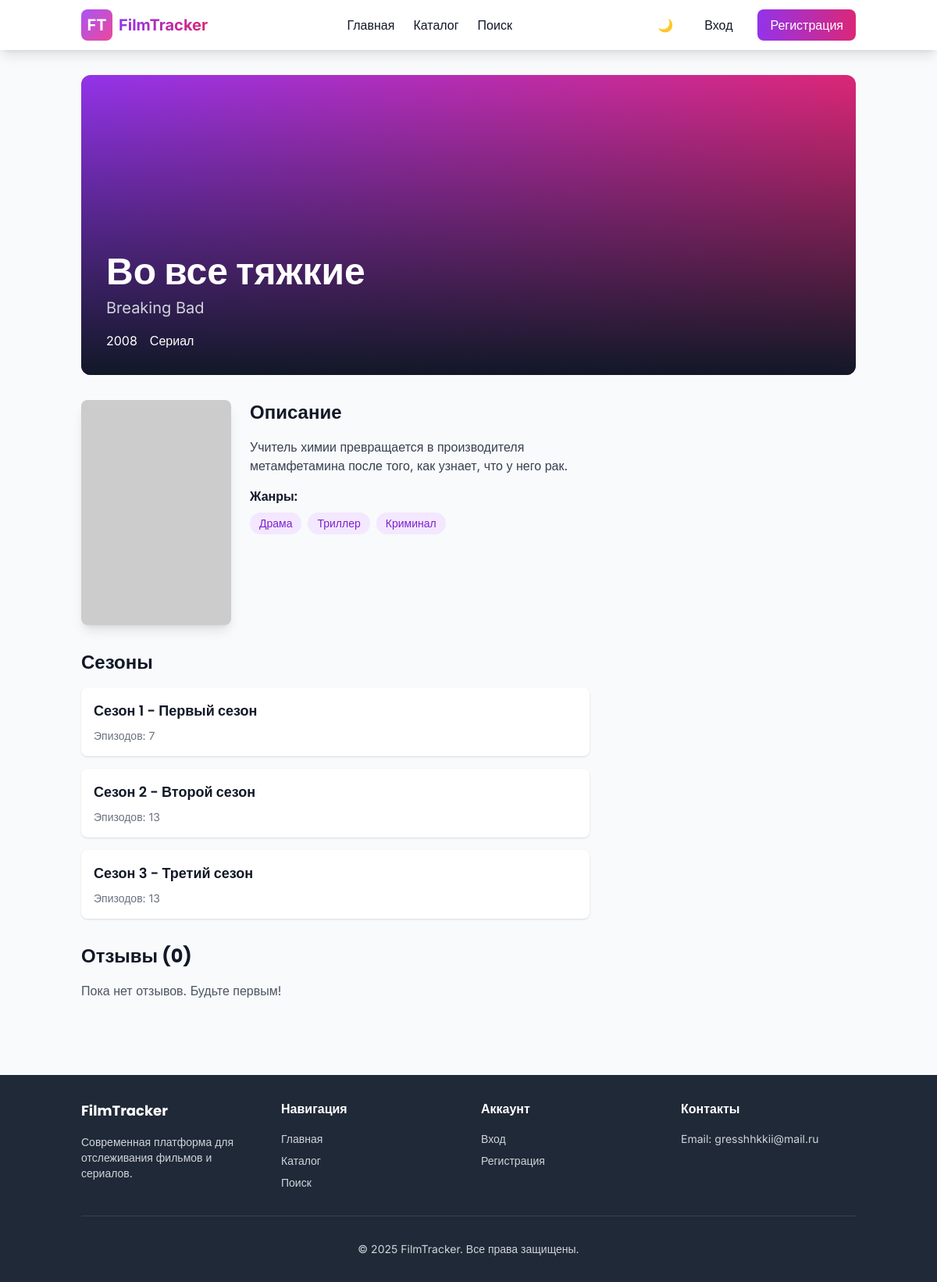
Screenshot of /media?id=6 with the database file from the repository.
### tables this page shows
CREATE TABLE IF NOT EXISTS `media` (
    `id` INT UNSIGNED NOT NULL AUTO_INCREMENT,
    `title` VARCHAR(255) NOT NULL,
    `original_title` VARCHAR(255) DEFAULT NULL,
    `type` ENUM('movie', 'series') NOT NULL,
    `description` TEXT,
    `release_year` INT UNSIGNED,
    `duration` INT UNSIGNED DEFAULT NULL COMMENT 'Минуты для фильмов',
    `poster_url` VARCHAR(500) DEFAULT NULL,
    `backdrop_url` VARCHAR(500) DEFAULT NULL,
    `tmdb_id` INT UNSIGNED DEFAULT NULL,
    `imdb_id` VARCHAR(20) DEFAULT NULL,
    `imdb_rating` DECIMAL(3,1) DEFAULT NULL,
    `created_at` TIMESTAMP DEFAULT CURRENT_TIMESTAMP,
    `updated_at` TIMESTAMP DEFAULT CURRENT_TIMESTAMP ON UPDATE CURRENT_TIMESTAMP,
    PRIMARY KEY (`id`),
    INDEX `idx_type` (`type`),
    INDEX `idx_release_year` (`release_year`),
    INDEX `idx_tmdb_id` (`tmdb_id`),
    FULLTEXT `idx_search` (`title`, `original_title`, `description`)
);

CREATE TABLE IF NOT EXISTS `genres` (
    `id` INT UNSIGNED NOT NULL AUTO_INCREMENT,
    `name` VARCHAR(100) NOT NULL UNIQUE,
    `name_ru` VARCHAR(100) DEFAULT NULL,
    `slug` VARCHAR(100) NOT NULL UNIQUE,
    PRIMARY KEY (`id`),
    INDEX `idx_slug` (`slug`)
);

CREATE TABLE IF NOT EXISTS `seasons` (
    `id` INT UNSIGNED NOT NULL AUTO_INCREMENT,
    `media_id` INT UNSIGNED NOT NULL,
    `season_number` INT UNSIGNED NOT NULL,
    `title` VARCHAR(255) DEFAULT NULL,
    `description` TEXT,
    `episode_count` INT UNSIGNED DEFAULT 0,
    `air_date` DATE DEFAULT NULL,
    `poster_url` VARCHAR(500) DEFAULT NULL,
    PRIMARY KEY (`id`),
    FOREIGN KEY (`media_id`) REFERENCES `media`(`id`) ON DELETE CASCADE,
    UNIQUE KEY `unique_season` (`media_id`, `season_number`),
    INDEX `idx_media_id` (`media_id`)
);

### includes/database.php (called while the page is built, shortened)
<?php
class Database {
    private static $instance = null;
    private $connection;
    private function __construct() {
        try {
            $dsn = "mysql:host=" . DB_HOST . ";dbname=" . DB_NAME . ";charset=" . DB_CHARSET;
            $options = [
                PDO::ATTR_ERRMODE => PDO::ERRMODE_EXCEPTION,
                PDO::ATTR_DEFAULT_FETCH_MODE => PDO::FETCH_ASSOC,
                PDO::ATTR_EMULATE_PREPARES => false,
                PDO::MYSQL_ATTR_INIT_COMMAND => "SET NAMES " . DB_CHARSET
            ];
            $this->connection = new PDO($dsn, DB_USER, DB_PASS, $options);
        } catch (PDOException $e) {
            if (DEBUG_MODE) {
                die("Ошибка подключения к базе данных: " . $e->getMessage());
            } else {
                die("Ошибка подключения к базе данных. Обратитесь к администратору.");
            }
        }
    }
    public static function getInstance() {
        if (self::$instance === null) {
            self::$instance = new self();
        }
        return self::$instance;
    }
    public function query($sql, $params = []) {
        try {
            $stmt = $this->connection->prepare($sql);
            $result = $stmt->execute($params);
            return $stmt;
        } catch (PDOException $e) {
            if (DEBUG_MODE) {
                error_log("SQL Error: " . $e->getMessage() . " | Query: " . $sql . " | Params: " . print_r($params, true));
            }
            throw $e;
        }
    }
    public function fetchOne($sql, $params = []) {
        $stmt = $this->query($sql, $params);
        return $stmt->fetch();
    }
    public function fetchAll($sql, $params = []) {
        $stmt = $this->query($sql, $params);
        return $stmt->fetchAll();
    }
}

### includes/functions.php (called while the page is built, shortened)
<?php
function e($string) {
    return htmlspecialchars($string, ENT_QUOTES, 'UTF-8');
}
function getPosterUrl($poster_url) {
    if (empty($poster_url)) {
        return 'https://via.placeholder.com/300x450/667eea/ffffff?text=No+Poster';
    }
    return BASE_URL . '/public/uploads/posters/' . $poster_url;
}
function getMediaTypeRu($type) {
    return $type === 'movie' ? 'Фильм' : 'Сериал';
}

### pages/media/view.php (the view, shortened to what this page needs)
<?php
$media_id = $_GET['id'] ?? 0;
$db = Database::getInstance();
$media = $db->fetchOne("SELECT * FROM media WHERE id = ?", [$media_id]);
$genres = $db->fetchAll(
    "SELECT g.name, g.name_ru FROM genres g
     JOIN media_genres mg ON g.id = mg.genre_id
     WHERE mg.media_id = ?",
    [$media_id]
);
$reviews = $db->fetchAll(
    "SELECT rc.*, u.username, u.avatar
     FROM reviews_comments rc
     JOIN users u ON rc.user_id = u.id
     WHERE rc.media_id = ? AND rc.is_approved = 1
     ORDER BY rc.created_at DESC
     LIMIT 10",
    [$media_id]
);
$seasons = [];
if ($media['type'] === 'series') {
    $seasons = $db->fetchAll(
        "SELECT * FROM seasons WHERE media_id = ? ORDER BY season_number ASC",
        [$media_id]
    );
}
?>
<div class="relative h-96 mb-8 rounded-xl overflow-hidden">
    <?php if ($media['backdrop_url']): ?>
        <img src="<?php echo e($media['backdrop_url']); ?>"
             alt="<?php echo e($media['title']); ?>"
             class="w-full h-full object-cover">
    <?php else: ?>
        <div class="w-full h-full bg-gradient-to-r from-purple-600 to-pink-600"></div>
    <?php endif; ?>
    <div class="absolute inset-0 bg-gradient-to-t from-gray-900 via-gray-900/50 to-transparent"></div>
    <div class="absolute bottom-0 left-0 right-0 p-8">
        <h1 class="text-4xl md:text-5xl font-bold text-white mb-2"><?php echo e($media['title']); ?></h1>
        <?php if ($media['original_title'] && $media['original_title'] !== $media['title']): ?>
            <p class="text-xl text-gray-300 mb-4"><?php echo e($media['original_title']); ?></p>
        <?php endif; ?>
        <div class="flex flex-wrap gap-4 text-white">
            <?php if ($media['release_year']): ?>
                <span><?php echo $media['release_year']; ?></span>
            <?php endif; ?>
            <span><?php echo getMediaTypeRu($media['type']); ?></span>
        </div>
    </div>
</div>
<div class="grid md:grid-cols-3 gap-8">
    <div class="md:col-span-2">
        <div class="flex gap-6 mb-8">
            <img src="<?php echo getPosterUrl($media['poster_url']); ?>"
                 alt="<?php echo e($media['title']); ?>"
                 class="w-48 h-72 object-cover rounded-lg shadow-lg">
            <div class="flex-1">
                <h2 class="text-2xl font-bold mb-4">Описание</h2>
                <p class="text-gray-700 dark:text-gray-300 mb-4"><?php echo nl2br(e($media['description'] ?: 'Описание отсутствует')); ?></p>
                <?php if (!empty($genres)): ?>
                    <div class="mb-4">
                        <h3 class="font-semibold mb-2">Жанры:</h3>
                        <div class="flex flex-wrap gap-2">
                            <?php foreach ($genres as $genre): ?>
                                <span class="px-3 py-1 bg-purple-100 dark:bg-purple-900 text-purple-700 dark:text-purple-300 rounded-full text-sm">
                                    <?php echo e($genre['name_ru'] ?: $genre['name']); ?>
                                </span>
                            <?php endforeach; ?>
                        </div>
                    </div>
                <?php endif; ?>
            </div>
        </div>
        <?php if ($media['type'] === 'series' && !empty($seasons)): ?>
            <div class="mb-8">
                <h3 class="text-2xl font-bold mb-4">Сезоны</h3>
                <div class="space-y-4">
                    <?php foreach ($seasons as $season): ?>
                        <div class="bg-white dark:bg-gray-800 rounded-lg shadow p-4">
                            <h4 class="font-semibold text-lg mb-2">
                                Сезон <?php echo $season['season_number']; ?>
                                <?php if ($season['title']): ?>
                                    - <?php echo e($season['title']); ?>
                                <?php endif; ?>
                            </h4>
                            <p class="text-sm text-gray-500">Эпизодов: <?php echo $season['episode_count']; ?></p>
                        </div>
                    <?php endforeach; ?>
                </div>
            </div>
        <?php endif; ?>
        <div>
            <h3 class="text-2xl font-bold mb-4">Отзывы (<?php echo count($reviews); ?>)</h3>
            <?php if (!empty($reviews)): ?>
                <div class="space-y-4">
                    <?php foreach ($reviews as $review): ?>
                        <div class="bg-white dark:bg-gray-800 rounded-lg shadow p-4">
                            <div class="flex items-center gap-3 mb-2">
                                <img src="<?php echo getAvatarUrl($review['avatar'] ?? '', $review['username']); ?>"
                                     alt="<?php echo e($review['username']); ?>"
                                     class="w-10 h-10 rounded-full">
                                <div>
                                    <p class="font-semibold"><?php echo e($review['username']); ?></p>
                                    <p class="text-sm text-gray-500"><?php echo timeAgo($review['created_at']); ?></p>
                                </div>
                                <?php if ($review['rating']): ?>
                                    <div class="ml-auto text-yellow-500">
                                        ⭐ <?php echo formatRating($review['rating']); ?>
                                    </div>
                                <?php endif; ?>
                            </div>
                            <?php if ($review['contains_spoilers']): ?>
                                <div class="mb-2 px-3 py-1 bg-yellow-100 dark:bg-yellow-900 text-yellow-800 dark:text-yellow-200 rounded text-sm inline-block">
                                    ⚠️ Содержит спойлеры
                                </div>
                            <?php endif; ?>
                            <p class="text-gray-700 dark:text-gray-300"><?php echo nl2br(e($review['content'])); ?></p>
                        </div>
                    <?php endforeach; ?>
                </div>
            <?php else: ?>
                <p class="text-gray-600 dark:text-gray-400">Пока нет отзывов. Будьте первым!</p>
            <?php endif; ?>
        </div>
    </div>
    <div>
    </div>
</div>

### templates/header.php (style rules this page uses)
html { background-color:#f9fafb }
* { font-family: 'Inter', sans-serif; }
h1, h2, h3, h4, h5, h6 { font-family: 'Poppins', sans-serif; }
* { transition: background-color 0.3s ease, color 0.3s ease, border-color 0.3s ease; }

### rows the page displays
media: title "Во все тяжкие", original_title "Breaking Bad", release_year "2008", type "Сериал", description "Учитель химии превращается в производителя метамфетамина после того, как узнает, что у него рак."
genres: name_ru "Драма"
genres: name_ru "Триллер"
genres: name_ru "Криминал"
seasons: season_number "1", title "Первый сезон", episode_count "7"
seasons: season_number "2", title "Второй сезон", episode_count "13"
seasons: season_number "3", title "Третий сезон", episode_count "13"

### other values shown
count($reviews) "0"
EMAIL_FROM "gresshhkkii@mail.ru"
